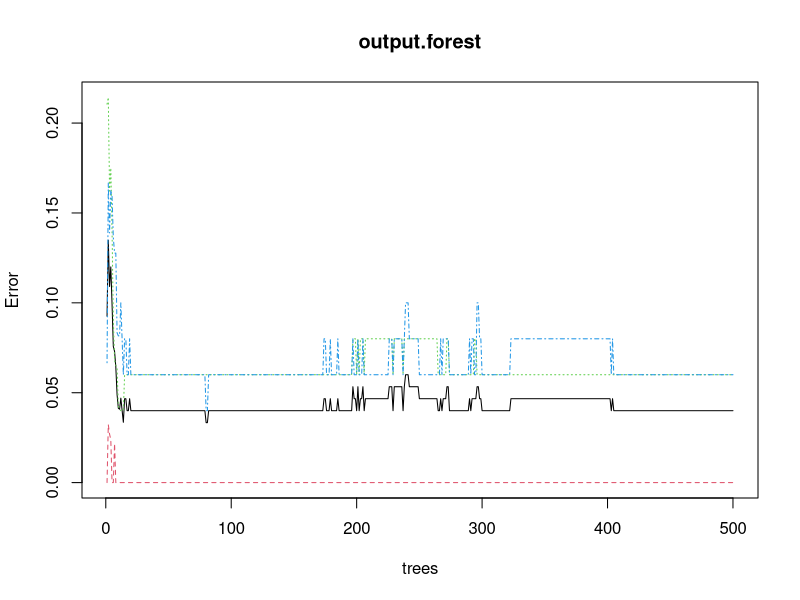

Here is the R script that generated this plot:
install.packages("randomForest")
library(party)
library(randomForest)
data <-iris
data
output.forest <- randomForest(Species ~ Sepal.Length + Sepal.Width + Petal.Length + Petal.Width , data=iris)
print(output.forest)
plot(output.forest)
